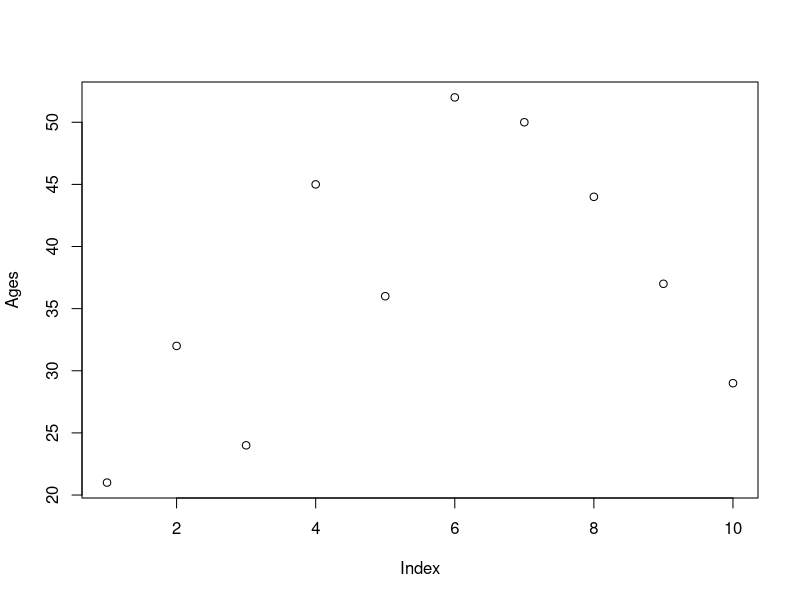
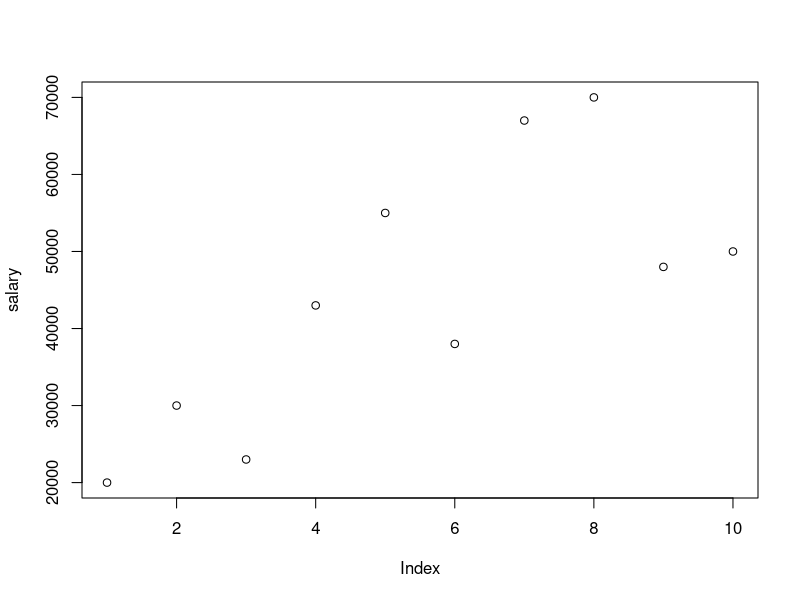
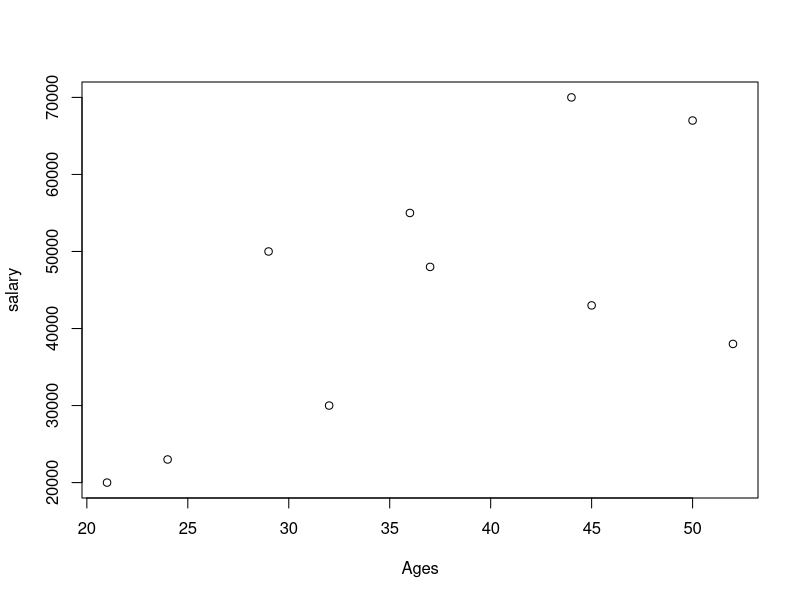
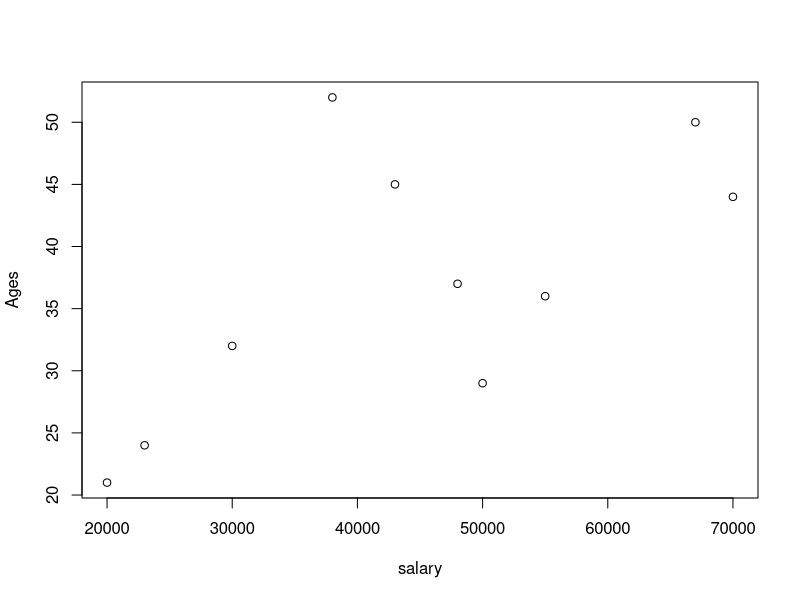
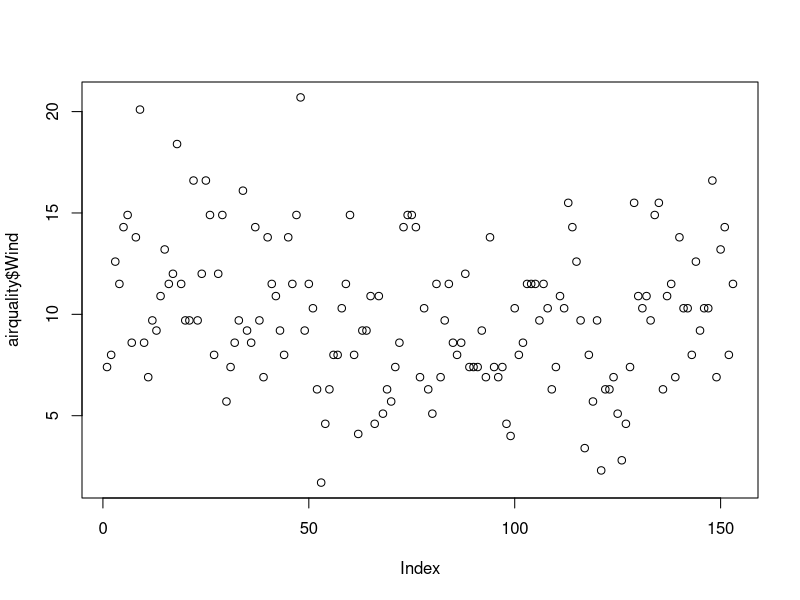
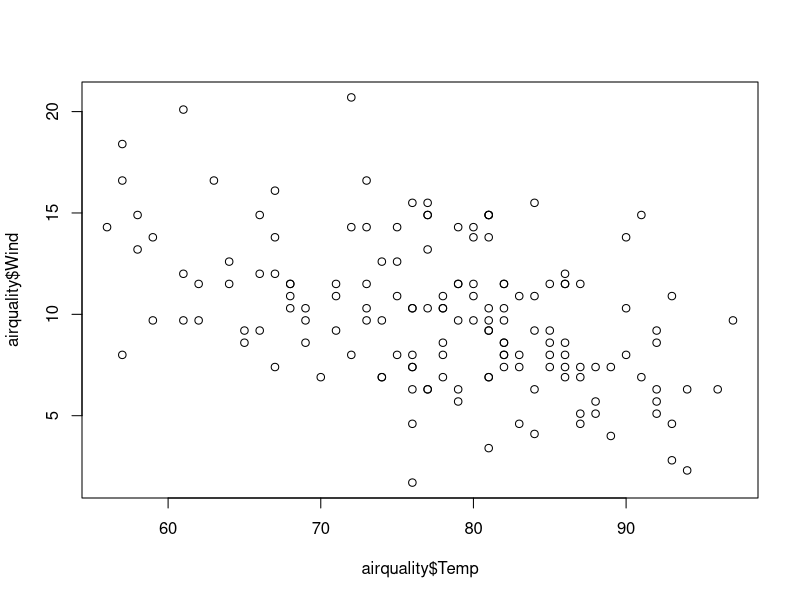
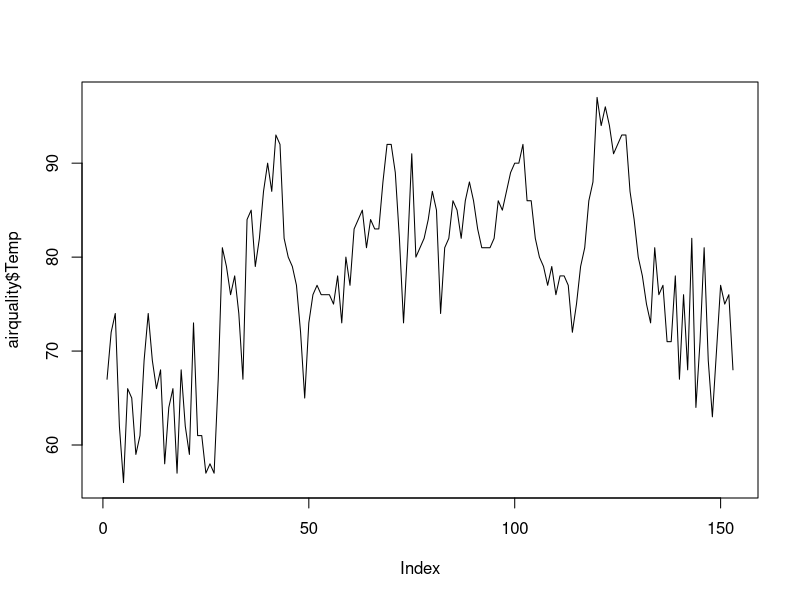
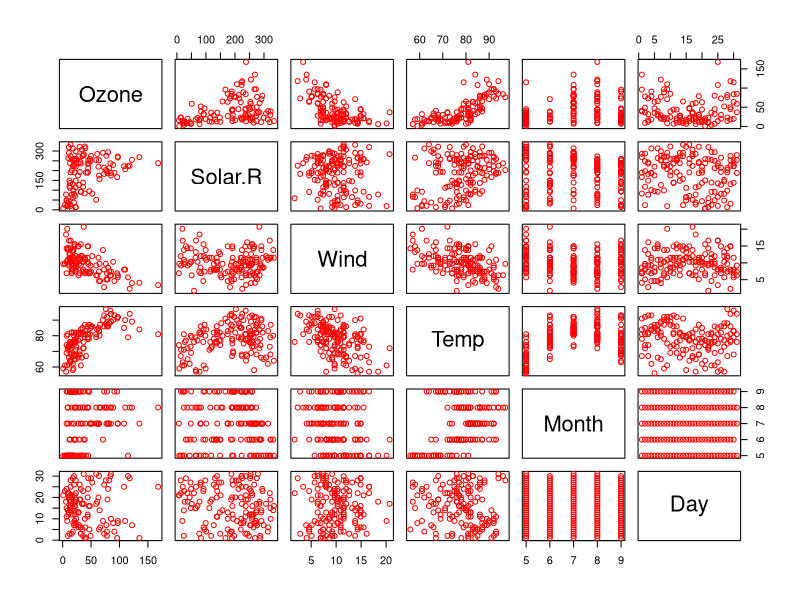

Generate these figures, in order, with R: (Note: this script raises an error after producing the figures.)
Ages = c(21,32,24,45,36,52,50,44,37,29)
plot(Ages)

salary = c(20000,30000,23000,43000,55000,38000,67000,70000,48000,50000)
plot(salary)

plot(Ages,salary) # ages on x axis
plot(salary,Ages) # salary on x axis

help(plot)

# Air quality = read.csv()

airquality = datasets::airquality
head(airquality,10)
tail(airquality)
View(airquality) # Entire data set is visible.
names(airquality)  # Column names of th data set.

airquality[,c(1,2)]  # Show all rows and first two columns.

df = airquality[,-6]  # 6th column is eliminated.
df

summary(airquality[,1])  # Summery statistics for column one

airquality$Wind # Display column values

summary(airquality$Temp)
summary(airquality[,4])

#_#_#_#_#_#_#_#_#_#_#_#_#_#_#_#_#_#_#_#_#_

###           Visualization                 ###
plot(airquality$Wind)
plot(airquality$Temp,airquality$Wind,type="p") #type=p i.e point will be shown in graph
plot(airquality$Temp,type = "l")    # l denotes line
plot (airquality,col = "red")  # Scatter plot
plot(airquality$Temp,type = "b")    # b denotes both line and point

plot(airquality$Wind,
     xlab = "Ozone Concentration",
     ylab = "No of Instances",
     main = "Ozone levels in NY city",
     col = "yellow",
     type = "l")

# Orizontal bar plot
barplot(airquality$Ozone,
        main = "Ozone Concentration in air",
        ylab = "Ozone Levels",
        col = "blue",
        horiz = T,     # Bars will be horizontal
        axes=T)    #  Scale will be seen on graph
help(barplot)


# Histograpm
hist(airquality$Temp)

hist(airquality$Ozone,
  main = "Ozone Concentration in air",
  ylab = "Ozone Levels",
  col = "yellow",
 border = "pink")

help(hist)


# Boxplot
help("boxplot")

boxplot(airquality$Wind,
        main="Boxplot",
        col = "orange",
        border = "red",
        horizontal = T )

boxplot.stats(airquality$Wind)$out # To find the values of Outlier

boxplot(airquality$Temp,
        main="Boxplot",
        col = "orange",
        border = "red",
        horizontal = F )

boxplot.stats(airquality$Temp)$out   # No outliers in Temperature data

# Multiple Box Plots
boxplot(airquality[,],        # Select all rows and all columns
        main = "Multiple Box Plots",
        horizontal = T,
        col = "pink")

# Margin of the grid(mar)(bottom,left,top,right),
# No of rows and column(mfrow),
# Whether a border is to be included(bty),
# and Position of the 
# Labels
# las = las: 1 for horizontal, las: 0 for vertical,
# bty = box around the plot (o,n,7,L,C,U)
help(par)

par(mfrow = c(3,3), mar = c(5,7,5,2), las=0 , bty = "o" )
warnings()
plot(airquality$Ozone)
plot(airquality$Ozone,airquality$Solar.R)
plot(airquality$Ozone, type = "l")
plot(airquality$Wind, type = "l")
plot(airquality$Temp, type = "l")
plot(airquality$Solar.R, type = "l")
barplot(airquality$Ozone,
        main = "Ozone Concentration in air",
        ylab = "Ozone Levels",
        col = "blue",
        horiz = T,
        axes = T)
hist(airquality$Ozone,
     main = "Ozone Concentration in air",
     ylab = "Ozone Levels",
     col = "yellow",
     border = "pink")
boxplot(airquality[,],        
        main = "Multiple Box Plots",
        horizontal = T,
        col = "pink")
 
# Here we can draw many graphs as per we mention in mfrow 
# condition . In above example we have given permission to
# draw graph in 3 rows and 3 columns.

# Considering NA Values
airquality
max(airquality$Wind)
min(airquality$Temp)
mean(airquality$Solar.R)

mean(airquality$Solar.R,na.rm = T)    # na.rm = T i.e.remove NA values
median(airquality$Ozone)
median(airquality$Ozone,na.rm = T)
min(airquality$Ozone)
min(airquality$Ozone,na.rm = T)

# Google following functions as variance in R, etc

# var
# skewness
# kurtosis
# density plot

var(airquality$Ozone,na.rm = T)
sd(airquality$Wind)
sd(airquality$Ozone,na.rm = T)

skewness(airquality$Ozone,na.rm = T) # Error
kurtosis(airquality$Ozone,na.rm = T) # Error

# Installing Packages
# go to packages , select on install , search in packages 
# & select it.

# Density Plot
plot(density(airquality$Wind))
plot(density(airquality$Ozone,na.rm = T))



## In Class Exercixe
e_quakes = datasets::quakes










